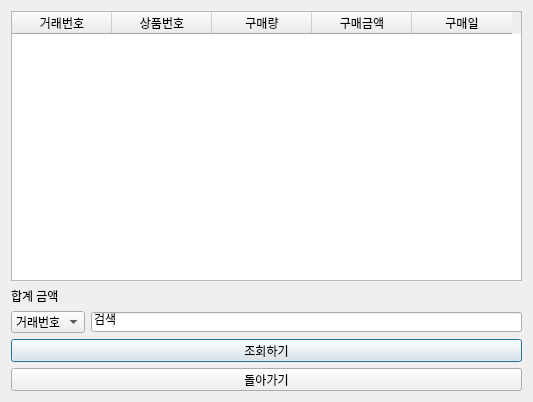
<?xml version="1.0" encoding="UTF-8"?>
<ui version="4.0">
 <class>Dialog</class>
 <widget class="QDialog" name="Dialog">
  <property name="geometry">
   <rect>
    <x>0</x>
    <y>0</y>
    <width>533</width>
    <height>402</height>
   </rect>
  </property>
  <property name="windowTitle">
   <string>Dialog</string>
  </property>
  <layout class="QGridLayout" name="gridLayout">
   <item row="0" column="0" colspan="2">
    <widget class="QTableWidget" name="tableWidget">
     <column>
      <property name="text">
       <string>거래번호</string>
      </property>
     </column>
     <column>
      <property name="text">
       <string>상품번호</string>
      </property>
     </column>
     <column>
      <property name="text">
       <string>구매량</string>
      </property>
     </column>
     <column>
      <property name="text">
       <string>구매금액</string>
      </property>
     </column>
     <column>
      <property name="text">
       <string>구매일</string>
      </property>
     </column>
    </widget>
   </item>
   <item row="1" column="0">
    <widget class="QLabel" name="label">
     <property name="text">
      <string>합계 금액</string>
     </property>
    </widget>
   </item>
   <item row="2" column="1">
    <widget class="QLineEdit" name="lineEdit_2">
     <property name="maximumSize">
      <size>
       <width>16777215</width>
       <height>20</height>
      </size>
     </property>
     <property name="text">
      <string>검색</string>
     </property>
    </widget>
   </item>
   <item row="3" column="0" colspan="2">
    <widget class="QPushButton" name="pushButton">
     <property name="maximumSize">
      <size>
       <width>16777215</width>
       <height>23</height>
      </size>
     </property>
     <property name="text">
      <string>조회하기</string>
     </property>
    </widget>
   </item>
   <item row="4" column="0" colspan="2">
    <widget class="QPushButton" name="pushButton_2">
     <property name="maximumSize">
      <size>
       <width>16777215</width>
       <height>23</height>
      </size>
     </property>
     <property name="text">
      <string>돌아가기</string>
     </property>
    </widget>
   </item>
   <item row="2" column="0">
    <widget class="QComboBox" name="comboBox">
     <item>
      <property name="text">
       <string>거래번호</string>
      </property>
     </item>
     <item>
      <property name="text">
       <string>날짜</string>
      </property>
     </item>
    </widget>
   </item>
  </layout>
 </widget>
 <resources/>
 <connections/>
</ui>
